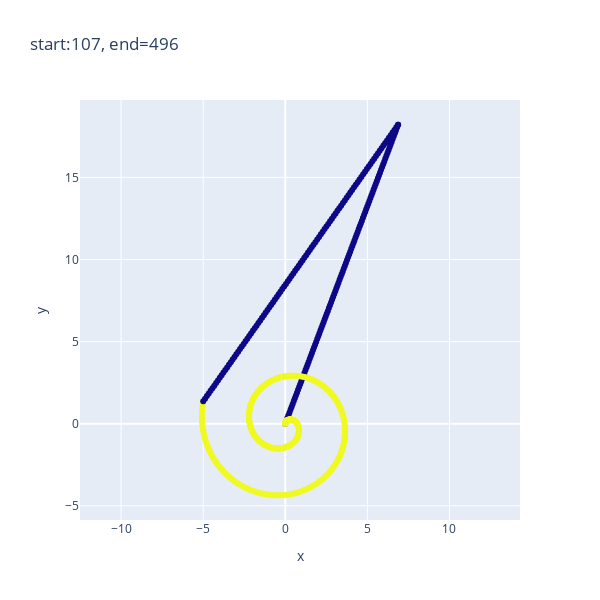

Here is the notebook cell this chart was saved with:
### Code cell
idx = np.random.randint(len(data))
curr_data = data[idx]

plot_route(**curr_data)

### Figure 1 — Plotly figure (JSON) as saved in the notebook; plotly's stock layout.template omitted (floating-point values rounded to 4 significant figures; data arrays with more than 128 entries replaced by an {"elided": "..."} marker saying what was removed)
{"data": [{"hovertemplate": "x=%{x}<br>y=%{y}<br>color=%{marker.color}<extra></extra>", "legendgroup": "", "marker": {"color": {"elided": "603 int values"}, "coloraxis": "coloraxis", "symbol": "circle"}, "mode": "markers", "name": "", "orientation": "v", "showlegend": false, "type": "scatter", "x": {"elided": "603 float values"}, "xaxis": "x", "y": {"elided": "603 float values"}, "yaxis": "y"}], "layout": {"coloraxis": {"colorbar": {"title": {"text": "color"}}, "colorscale": [[0, "#0d0887"], [0.1111, "#46039f"], [0.2222, "#7201a8"], [0.3333, "#9c179e"], [0.4444, "#bd3786"], [0.5556, "#d8576b"], [0.6667, "#ed7953"], [0.7778, "#fb9f3a"], [0.8889, "#fdca26"], [1, "#f0f921"]], "showscale": false}, "height": 600, "legend": {"tracegroupgap": 0}, "title": {"text": "start:107, end=496"}, "width": 600, "xaxis": {"anchor": "y", "autorange": true, "domain": [0, 1], "range": [-12.5, 14.3], "title": {"text": "x"}, "type": "linear"}, "yaxis": {"anchor": "x", "autorange": true, "domain": [0, 1], "range": [-5.867, 19.72], "scaleanchor": "x", "scaleratio": 1, "title": {"text": "y"}, "type": "linear"}}}
